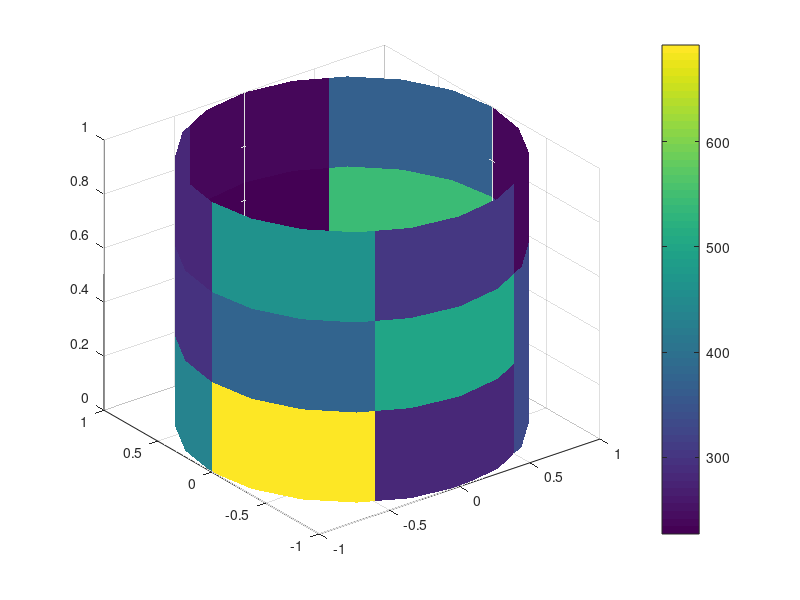

Write MATLAB code to recreate this figure.
clc
clear all
close all
%% Aqui se crea el cilindro
[x y z] = cylinder;
%% Aqui se copian los valores obtenidos en el Serial Monitor
anillo = [
0,0,363,431,279;
0,1,227,692,331;
1,0,541,299,499;
1,1,233,374,329;
2,0,372,284,302;
2,1,240,463,240;
]
%% Aqui se transforman los valores de la matriz "anillo" a la matrix 3x6 "datos"
datos = [];
datos(1,1) = anillo(1,3);
datos(1,2) = anillo(2,3);
datos(1,3) = anillo(1,4);
datos(1,4) = anillo(2,4);
datos(1,5) = anillo(1,5);
datos(1,6) = anillo(2,5);
datos(2,1) = anillo(3,3);
datos(2,2) = anillo(4,3);
datos(2,3) = anillo(3,4);
datos(2,4) = anillo(4,4);
datos(2,5) = anillo(3,5);
datos(2,6) = anillo(4,5);
datos(3,1) = anillo(5,3);
datos(3,2) = anillo(6,3);
datos(3,3) = anillo(5,4);
datos(3,4) = anillo(6,4);
datos(3,5) = anillo(5,5);
datos(3,6) = anillo(6,5);
datos
%% Se mapean los colores en el cilinro
surf(x,y,z, 'FaceColor','texturemap','EdgeColor','none','Cdata', datos);
colorbar
